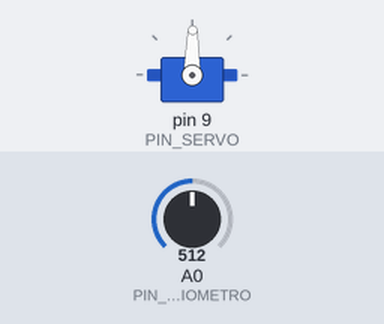
Bench run of a sketch on a simulated Arduino Uno, built with avr-gcc and run on an emulated ATmega328P. On the bench: servo. Inputs (shaded band) come from the test bench; at power-on: A0 (PIN_POTENZIOMETRO) = 512.

Above: at 1.2 s.
1.3 s: A0 (PIN_POTENZIOMETRO) set to 716
At 1.6 s:
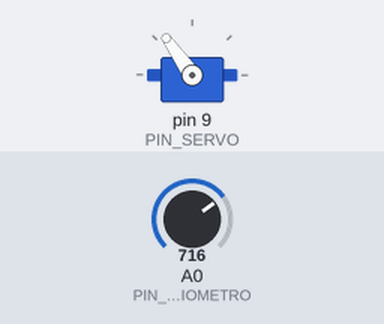
2.8 s: A0 (PIN_POTENZIOMETRO) set to 900
At 3.8 s:
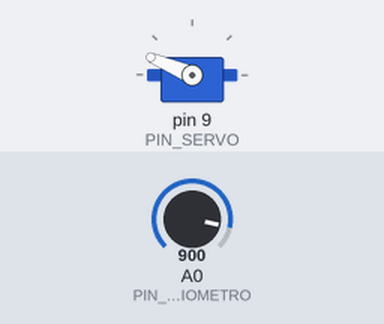
4.3 s: A0 (PIN_POTENZIOMETRO) set to 1023
At 4.9 s:
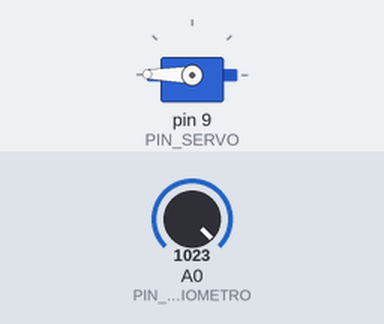
5.8 s: A0 (PIN_POTENZIOMETRO) set to 306
At 7.0 s:
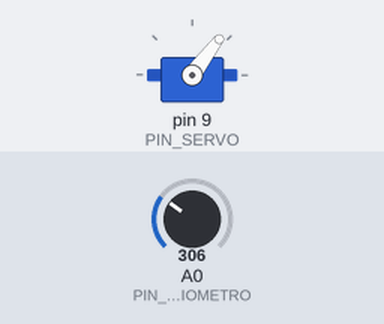
7.3 s: A0 (PIN_POTENZIOMETRO) set to 122
At 8.1 s:
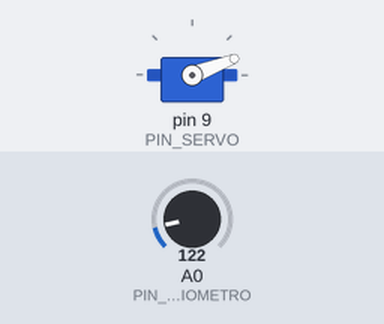
8.8 s: A0 (PIN_POTENZIOMETRO) set to 511
At 9.8 s:
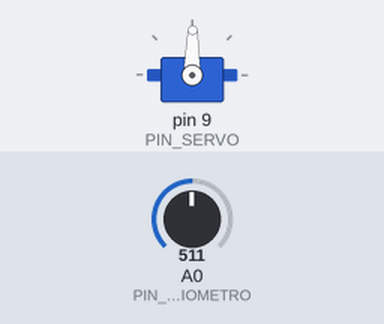
Timing chart, 0 to 11.3 s (numbered marks = the images above; inputs shaded):
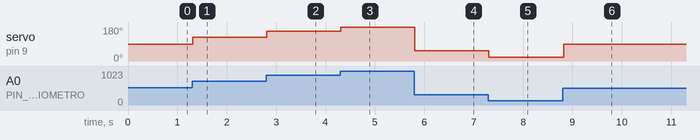

The sketch:

copy_of_epic_leelo_rottis1.ino
```cpp
//controllo semplice del servo con potenziometro

#include <Servo.h> //includi libreria per il controllo del servo
#define PIN_SERVO 9 // assegna  col comando define il pin del servo
#define PIN_POTENZIOMETRO A0 // assegna il pin del potenziometro

Servo servo;//da il nome al servo

void setup(){
  servo.attach(PIN_SERVO);//inizializza il pin del servo
}

void loop(){
  int input = analogRead(PIN_POTENZIOMETRO);// definisce la variabile input come lettura del pin analogico assegnato al potenziometro
  int angolo = map(input, 0, 1023, 0, 179);//effettua lo scaling della rotazione del servo da gradi sessagesimali a bit
  servo.write(angolo);//imposta il servo sui gradi mappati in bit
  delay(20);
}
```

Measured:
- after the input at 1.3 s, servo on pin 9 (PIN_SERVO): 89° → 125° at once
- after the input at 2.8 s, servo on pin 9 (PIN_SERVO): 125° → 157° at once
- after the input at 4.3 s, servo on pin 9 (PIN_SERVO): 157° → 179° at once
- after the input at 5.8 s, servo on pin 9 (PIN_SERVO): 179° → 53° at once
- after the input at 7.3 s, servo on pin 9 (PIN_SERVO): 53° → 21° at once
- after the input at 8.8 s, servo on pin 9 (PIN_SERVO): 21° → 89° at once
